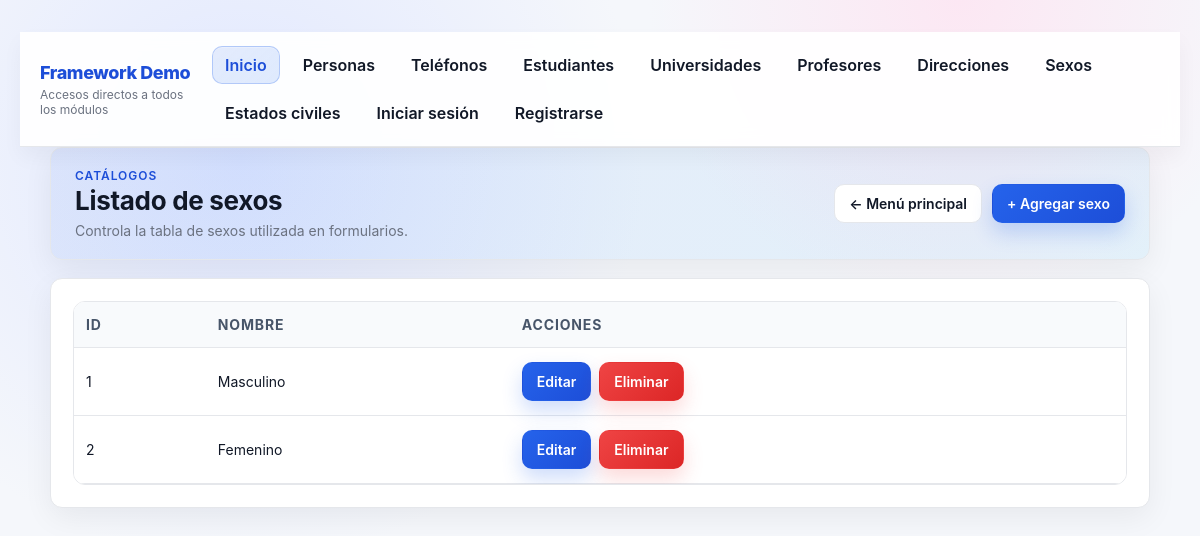
The page /sexo on the database its author committed.
### tables this page shows
CREATE TABLE IF NOT EXISTS sexo (
  id INT AUTO_INCREMENT PRIMARY KEY,
  nombre VARCHAR(100) NOT NULL
);

### app/controllers/SexoController.php (called while the page is built, shortened)
<?php
require_once __DIR__ . '/../../config/database.php';
require_once __DIR__ . '/../../app/models/Sexo.php';
class SexoController {
    private $sexo;
    public function __construct() {
        $this->db = (new Database())->getConnection();
        $this->sexo = new Sexo($this->db);
    }
    public function index() {
        $sexos = $this->sexo->read();
        require_once __DIR__ . '/../../app/views/sexo/index.php';
    }
}

### config/database.php (called while the page is built, shortened)
<?php
class Database {
    private $host = '';
    private $db_name = '';
    private $username = '';
    public function getConnection() {
        $this->conn = null;
        try {
            $host = getenv('DB_HOST') ?: '127.0.0.1';
            $db_name = getenv('DB_NAME') ?: 'framworddb';
            $username = getenv('DB_USER');
            $password = getenv('DB_PASS');
            $port = getenv('DB_PORT') ?: '3306';
            $charset = getenv('DB_CHARSET') ?: 'utf8mb4';
            $this->host = $host;
            $this->db_name = $db_name;
            $this->username = $username;
            $this->password = $password;
            $dsn = "mysql:host={$this->host};dbname={$this->db_name};charset=utf8mb4";
            if (!empty($port)) {
                $dsn = "mysql:host={$this->host};port={$port};dbname={$this->db_name};charset={$charset}";
            }
            $this->conn = new PDO($dsn, $this->username, $this->password, [
                PDO::ATTR_ERRMODE => PDO::ERRMODE_EXCEPTION,
                PDO::ATTR_DEFAULT_FETCH_MODE => PDO::FETCH_ASSOC
            ]);
        } catch (PDOException $exception) {
            $logMsg = sprintf(
                "DB connection error: host=%s port=%s db=%s user=%s message=%s",
                $this->host,
                $port,
                $this->db_name,
                $this->username,
                $exception->getMessage()
            );
            error_log($logMsg);
            throw new Exception("No se pudo conectar a la base de datos.");
        }
        return $this->conn;
    }
}
?>

### app/models/Sexo.php (called while the page is built, shortened)
<?php
class Sexo {
    private $conn;
    private $table_name = "sexo";
    public function __construct($db) {
        $this->conn = $db;
    }
public function read() {
    try {
        $query = "SELECT * FROM " . $this->table_name;
        $stmt = $this->conn->prepare($query);
        $stmt->execute();
        $data = $stmt->fetchAll(PDO::FETCH_ASSOC);
        return $data;
    } catch (PDOException $e) {
        error_log("Error en read(): " . $e->getMessage());
        return [];
    }
}
}
?>

### app/views/sexo/index.php (the view, shortened to what this page needs)
<?php $basePath = '/public/'; ?>
<!DOCTYPE html>
<html lang="es">
<head>
    <link rel="stylesheet" href="<?php echo $basePath; ?>css/style.css">
</head>
<body class="app-shell">
    <?php include __DIR__ . '/../partials/navbar.php'; ?>
    <div class="layout">
        <header class="page-header">
            <div>
                <p class="eyebrow">Catálogos</p>
                <h1>Listado de sexos</h1>
                <p class="subtitle">Controla la tabla de sexos utilizada en formularios.</p>
            </div>
            <div class="header-actions">
                <a class="btn btn-secondary" href="<?php echo $basePath; ?>">← Menú principal</a>
                <a class="btn btn-primary" href="<?php echo $basePath; ?>sexo/create">+ Agregar sexo</a>
            </div>
        </header>
        <div class="card">
            <div class="table-wrapper">
                <div class="table-scroll">
                    <table>
                        <thead>
                            <tr>
                                <th>ID</th>
                                <th>Nombre</th>
                                <th>Acciones</th>
                            </tr>
                        </thead>
                        <tbody>
                            <?php if (!empty($sexos) && is_array($sexos)): ?>
                                <?php foreach ($sexos as $sexo): ?>
                                    <tr>
                                        <td><?php echo htmlspecialchars($sexo['id']); ?></td>
                                        <td><?php echo htmlspecialchars($sexo['nombre']); ?></td>
                                        <td>
                                            <div class="actions">
                                                <a class="btn btn-primary" href="<?php echo $basePath; ?>sexo/edit?id=<?php echo htmlspecialchars($sexo['id']); ?>">Editar</a>
                                                <a class="btn btn-danger" href="<?php echo $basePath; ?>sexo/eliminar?id=<?php echo htmlspecialchars($sexo['id']); ?>">Eliminar</a>
                                            </div>
                                        </td>
                                    </tr>
                                <?php endforeach; ?>
                            <?php else: ?>
                                <tr>
                                    <td colspan="3" class="empty-state">No hay registros disponibles.</td>
                                </tr>
                            <?php endif; ?>
                        </tbody>
                    </table>
                </div>
            </div>
        </div>
    </div>
</body>
</html>

### rows shown on the page
sexo: id "1", nombre "Masculino"
sexo: id "2", nombre "Femenino"

### other values the page prints
$item['label'] "Inicio"
$item['label'] "Personas"
$item['label'] "Teléfonos"
$item['label'] "Estudiantes"
$item['label'] "Universidades"
$item['label'] "Profesores"
$item['label'] "Direcciones"
$item['label'] "Sexos"
$item['label'] "Estados civiles"
